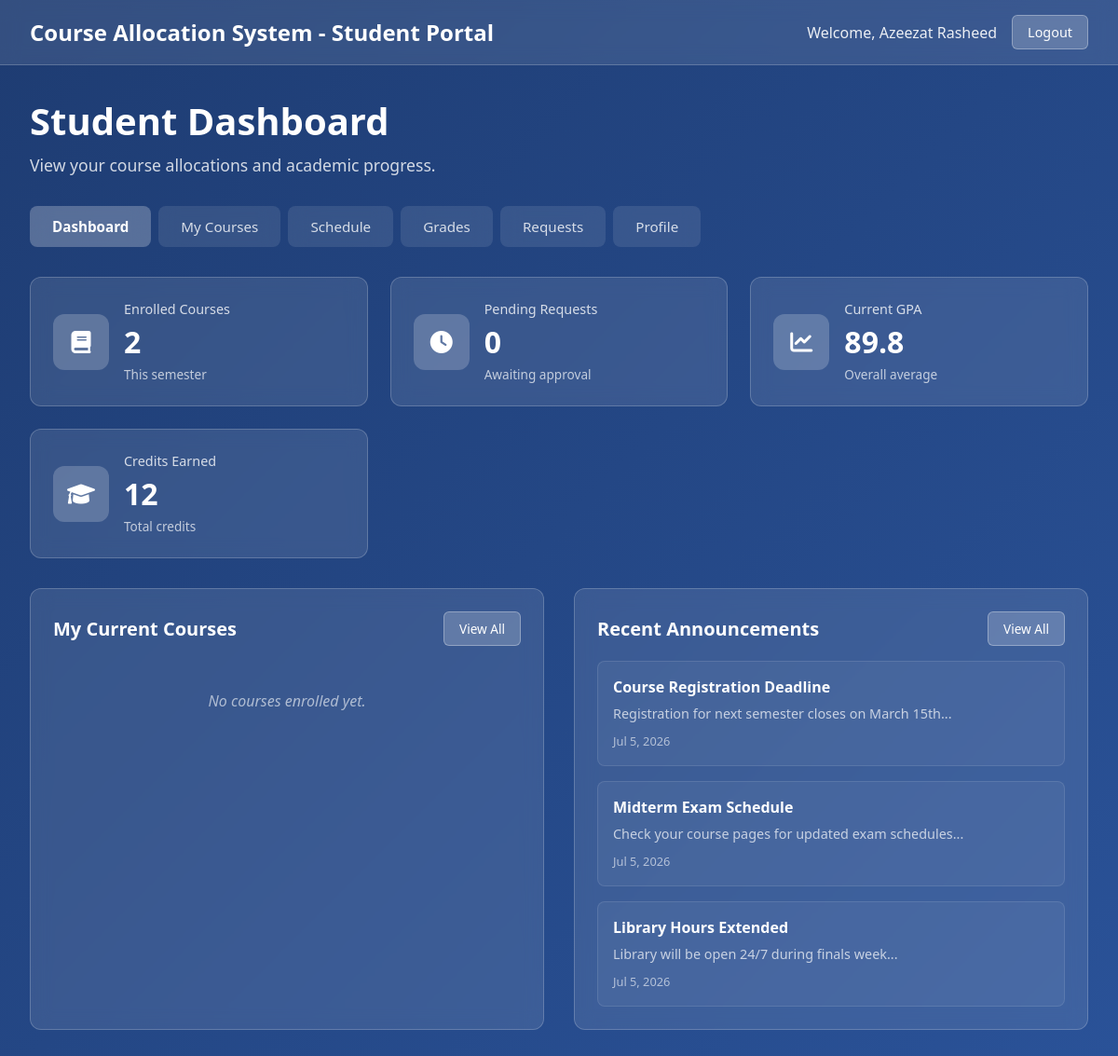
The page /student/student-dashboard.php (signed in) on the database its author committed.
### tables this page shows
CREATE TABLE `announcements` (
  `id` int(11) NOT NULL,
  `title` varchar(200) NOT NULL,
  `content` text NOT NULL,
  `target_audience` enum('all','students','lecturers') DEFAULT 'all',
  `created_by` int(11) DEFAULT NULL,
  `status` enum('active','inactive') DEFAULT 'active',
  `created_at` timestamp NOT NULL DEFAULT current_timestamp()
);

### student/student-dashboard.php (the view, shortened to what this page needs)
<?php
$db = new Database();
$pdo = $db->getConnection();
$student_id = $_SESSION['student_id'];
$stats_query = "
    SELECT
        COUNT(DISTINCT sc.course_id) as enrolled_courses,
        COUNT(DISTINCT cr.id) as pending_requests,
        COALESCE(AVG(g.grade), 0) as current_gpa,
        COALESCE(SUM(c.credits), 0) as credits_earned
    FROM students s
    LEFT JOIN student_courses sc ON s.id = sc.student_id AND sc.status = 'enrolled'
    LEFT JOIN course_requests cr ON s.id = cr.student_id AND cr.status = 'pending'
    LEFT JOIN grades g ON s.id = g.student_id
    LEFT JOIN courses c ON sc.course_id = c.id
    WHERE s.id = ?
";
$stmt = $pdo->prepare($stats_query);
$stmt->execute([$student_id]);
$stats = $stmt->fetch();
$courses_query = "
    SELECT c.*, l.first_name AS lecturer_first_name, l.last_name AS lecturer_last_name
    FROM student_course_allocations sca
    JOIN courses c ON sca.course_id = c.id
    JOIN course_allocations ca ON ca.course_id = c.id
    JOIN lecturers l ON ca.lecturer_id = l.id
    WHERE sca.student_id = :student_id
";
$stmt = $pdo->prepare($courses_query);
$stmt->execute(['student_id' => $student_id]);
$current_courses = $stmt->fetchAll();
$announcements_query = "
    SELECT * FROM announcements
    WHERE target_audience IN ('all', 'students') AND status = 'active'
    ORDER BY created_at DESC
    LIMIT 5
";
$stmt = $pdo->prepare($announcements_query);
$stmt->execute();
$announcements = $stmt->fetchAll();
?>
<!DOCTYPE html>
<html lang="en">
<head>
    <link rel="stylesheet" href="assets/css/student-styles.css">
    <link href="https://cdnjs.cloudflare.com/ajax/libs/font-awesome/6.0.0/css/all.min.css" rel="stylesheet">
</head>
<body>
    <header class="header">
        <div class="header-content">
            <h1 class="system-title">Course Allocation System - Student Portal</h1>
            <div class="user-info">
                <span class="welcome-text">Welcome, <?php echo isset($_SESSION['name']) ? htmlspecialchars($_SESSION['name']) : ''; ?></span>
                <a href="logout.php" class="logout-btn">Logout</a>
            </div>
        </div>
    </header>
    <main class="main-content">
        <div class="dashboard-header">
            <h2 class="dashboard-title">Student Dashboard</h2>
            <p class="dashboard-subtitle">View your course allocations and academic progress.</p>
        </div>
        <nav class="nav-tabs">
            <a href="student-dashboard.php" class="nav-tab active">Dashboard</a>
            <a href="my-courses.php" class="nav-tab">My Courses</a>
            <a href="schedule.php" class="nav-tab">Schedule</a>
            <a href="grades.php" class="nav-tab">Grades</a>
            <a href="requests.php" class="nav-tab">Requests</a>
            <a href="profile.php" class="nav-tab">Profile</a>
        </nav>
        <div class="dashboard-content">
            <div class="stats-grid">
                <div class="stat-card">
                    <div class="stat-icon">
                        <i class="fas fa-book"></i>
                    </div>
                    <div class="stat-info">
                        <h3 class="stat-title">Enrolled Courses</h3>
                        <div class="stat-number"><?php echo $stats['enrolled_courses'] ?? 0; ?></div>
                        <p class="stat-description">This semester</p>
                    </div>
                </div>
                <div class="stat-card">
                    <div class="stat-icon">
                        <i class="fas fa-clock"></i>
                    </div>
                    <div class="stat-info">
                        <h3 class="stat-title">Pending Requests</h3>
                        <div class="stat-number"><?php echo $stats['pending_requests'] ?? 0; ?></div>
                        <p class="stat-description">Awaiting approval</p>
                    </div>
                </div>
                <div class="stat-card">
                    <div class="stat-icon">
                        <i class="fas fa-chart-line"></i>
                    </div>
                    <div class="stat-info">
                        <h3 class="stat-title">Current GPA</h3>
                        <div class="stat-number"><?php echo number_format($stats['current_gpa'] ?? 0, 1); ?></div>
                        <p class="stat-description">Overall average</p>
                    </div>
                </div>
                <div class="stat-card">
                    <div class="stat-icon">
                        <i class="fas fa-graduation-cap"></i>
                    </div>
                    <div class="stat-info">
                        <h3 class="stat-title">Credits Earned</h3>
                        <div class="stat-number"><?php echo $stats['credits_earned'] ?? 0; ?></div>
                        <p class="stat-description">Total credits</p>
                    </div>
                </div>
            </div>
            <div class="content-sections">
                <div class="content-section">
                    <div class="section-header">
                        <h3 class="section-title">My Current Courses</h3>
                        <a href="my-courses.php" class="view-all-btn">View All</a>
                    </div>
                    <div class="course-list">
                        <?php if (empty($current_courses)): ?>
                            <p class="no-data">No courses enrolled yet.</p>
                        <?php endif; ?>
                    </div>
                </div>
                <div class="content-section">
                    <div class="section-header">
                        <h3 class="section-title">Recent Announcements</h3>
                        <a href="#" class="view-all-btn">View All</a>
                    </div>
                    <div class="announcement-list">
                        <?php if (empty($announcements)): ?>
                            <p class="no-data">No announcements available.</p>
                        <?php else: ?>
                            <?php foreach ($announcements as $announcement): ?>
                                <div class="announcement-item">
                                    <div class="announcement-info">
                                        <h4 class="announcement-title"><?php echo htmlspecialchars($announcement['title']); ?></h4>
                                        <p class="announcement-details"><?php echo htmlspecialchars(substr($announcement['content'], 0, 100)) . '...'; ?></p>
                                        <span class="announcement-date">
                                            <?php echo date('M j, Y', strtotime($announcement['created_at'])); ?>
                                        </span>
                                    </div>
                                </div>
                            <?php endforeach; ?>
                        <?php endif; ?>
                    </div>
                </div>
            </div>
        </div>
    </main>
</body>
</html>

### student/assets/css/student-styles.css (style rules this page uses)
* { margin: 0; padding: 0; box-sizing: border-box; }
body { font-family: "Segoe UI", Tahoma, Geneva, Verdana, sans-serif; background: linear-gradient(135deg, #1e3c72 0%, #2a5298 100%); min-height: 100vh; color: white; }
.header { background: rgba(255, 255, 255, 0.1); backdrop-filter: blur(10px); border-bottom: 1px solid rgba(255, 255, 255, 0.2); padding: 1rem 0; }
.header-content { max-width: 1200px; margin: 0 auto; padding: 0 2rem; display: flex; justify-content: space-between; align-items: center; }
.system-title { font-size: 1.5rem; font-weight: 600; color: white; }
.user-info { display: flex; align-items: center; gap: 1rem; }
.welcome-text { font-size: 1rem; color: rgba(255, 255, 255, 0.9); }
.logout-btn { background: rgba(255, 255, 255, 0.2); color: white; border: 1px solid rgba(255, 255, 255, 0.3); padding: 0.5rem 1rem; border-radius: 6px; cursor: pointer; font-size: 0.9rem; transition: all 0.3s ease; text-decoration: none; display: inline-block; }
.main-content { max-width: 1200px; margin: 0 auto; padding: 2rem; }
.dashboard-header { margin-bottom: 2rem; }
.dashboard-title { font-size: 2.5rem; font-weight: 700; margin-bottom: 0.5rem; color: white; }
.dashboard-subtitle { font-size: 1.1rem; color: rgba(255, 255, 255, 0.8); }
.nav-tabs { display: flex; gap: 0.5rem; margin-bottom: 2rem; flex-wrap: wrap; }
.nav-tab { background: rgba(255, 255, 255, 0.1); color: rgba(255, 255, 255, 0.8); border: none; padding: 0.75rem 1.5rem; border-radius: 8px; cursor: pointer; font-size: 0.95rem; transition: all 0.3s ease; backdrop-filter: blur(10px); text-decoration: none; display: inline-block; }
.nav-tab.active { background: rgba(255, 255, 255, 0.25); color: white; font-weight: 600; }
.stats-grid { display: grid; grid-template-columns: repeat(auto-fit, minmax(280px, 1fr)); gap: 1.5rem; margin-bottom: 2rem; }
.stat-card { background: rgba(255, 255, 255, 0.1); backdrop-filter: blur(10px); border: 1px solid rgba(255, 255, 255, 0.2); border-radius: 12px; padding: 1.5rem; display: flex; align-items: center; gap: 1rem; transition: all 0.3s ease; }
.stat-icon { background: rgba(255, 255, 255, 0.2); width: 60px; height: 60px; border-radius: 12px; display: flex; align-items: center; justify-content: center; font-size: 1.5rem; color: white; }
.stat-info { flex: 1; }
.stat-title { font-size: 0.9rem; color: rgba(255, 255, 255, 0.8); margin-bottom: 0.25rem; font-weight: 500; }
.stat-number { font-size: 2rem; font-weight: 700; color: white; margin-bottom: 0.25rem; }
.stat-description { font-size: 0.85rem; color: rgba(255, 255, 255, 0.7); }
.content-sections { display: grid; grid-template-columns: repeat(auto-fit, minmax(500px, 1fr)); gap: 2rem; }
.content-section { background: rgba(255, 255, 255, 0.1); backdrop-filter: blur(10px); border: 1px solid rgba(255, 255, 255, 0.2); border-radius: 12px; padding: 1.5rem; }
.section-header { display: flex; justify-content: space-between; align-items: center; margin-bottom: 1rem; }
.section-title { font-size: 1.25rem; font-weight: 600; color: white; }
.view-all-btn, .btn { background: rgba(255, 255, 255, 0.2); color: white; border: 1px solid rgba(255, 255, 255, 0.3); padding: 0.5rem 1rem; border-radius: 6px; cursor: pointer; font-size: 0.85rem; transition: all 0.3s ease; text-decoration: none; display: inline-block; }
.course-list { display: flex; flex-direction: column; gap: 1rem; }
.announcement-list { display: flex; flex-direction: column; gap: 1rem; }
.announcement-item { background: rgba(255, 255, 255, 0.05); border: 1px solid rgba(255, 255, 255, 0.1); border-radius: 8px; padding: 1rem; transition: all 0.3s ease; }
.announcement-title { font-size: 1rem; font-weight: 600; color: white; margin-bottom: 0.5rem; }
.announcement-details { font-size: 0.9rem; color: rgba(255, 255, 255, 0.7); margin-bottom: 0.5rem; }
.announcement-date { font-size: 0.8rem; color: rgba(255, 255, 255, 0.6); }
.no-data { text-align: center; color: rgba(255, 255, 255, 0.6); font-style: italic; padding: 2rem; }

### rows shown on the page
announcements: title "Course Registration Deadline", content "Registration for next semester closes on March 15th", created_at "Jul 5, 2026"
announcements: title "Midterm Exam Schedule", content "Check your course pages for updated exam schedules", created_at "Jul 5, 2026"
announcements: title "Library Hours Extended", content "Library will be open 24/7 during finals week", created_at "Jul 5, 2026"

### other values the page prints
$_SESSION['name'] "Azeezat Rasheed"
$stats['enrolled_courses'] "2"
$stats['pending_requests'] "0"
$stats['current_gpa'] "89.8"
$stats['credits_earned'] "12"
